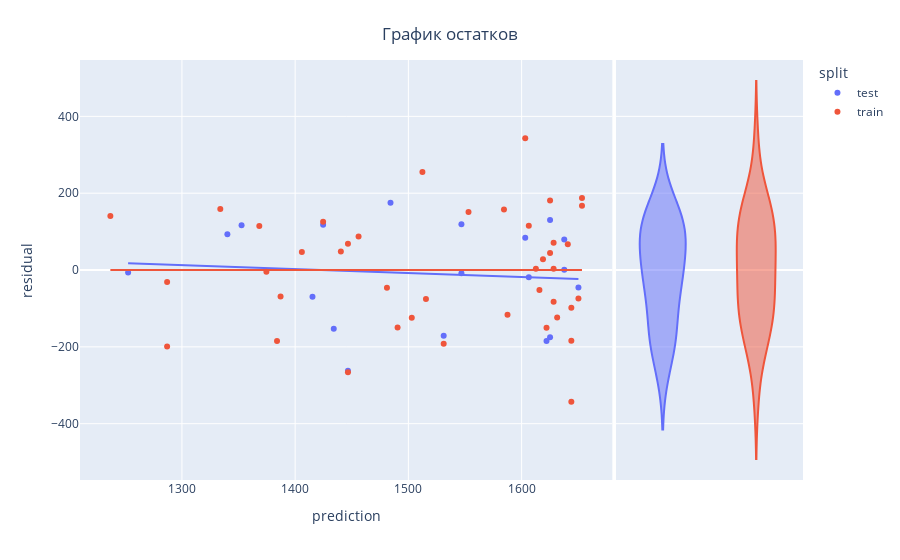

Notebook code for this chart:
### Markdown cell above
### Выводим график остатков

### Code cell
import plotly.express as px
x2_train, x2_test = train_test_split(df.index, test_size=.30, random_state=42)
df['split'] = 'train'
df.loc[x2_test, 'split'] = 'test'

x_2 = df[['hardness']]
x_2_train = df.loc[x2_train, ['hardness']]
y2_train = df.loc[x2_train, 'mortality']

model = LinearRegression()
model.fit(x_2_train, y2_train)
df['prediction'] = model.predict(x_2)
df['residual'] = df['prediction'] - df['mortality']

fig = px.scatter(df, x='prediction', y='residual', marginal_y='violin', color='split', 
                 trendline='ols')

fig.update_layout(title={'text': 'График остатков', 'y':0.95, 'x':0.5, 'xanchor': 'center', 
                         'yanchor': 'top'})
fig.show()

### Figure 1 — Plotly figure (JSON) as saved in the notebook; plotly's stock layout.template omitted (floating-point values rounded to 4 significant figures)
{"data": [{"hovertemplate": "split=test<br>prediction=%{x}<br>residual=%{y}<extra></extra>", "legendgroup": "test", "marker": {"color": "#636efa", "symbol": "circle"}, "mode": "markers", "name": "test", "orientation": "v", "showlegend": true, "type": "scatter", "x": [1340.0, 1625.0, 1638.0, 1622.0, 1638.0, 1603.0, 1425.0, 1547.0, 1547.0, 1531.0, 1484.0, 1252.0, 1650.0, 1353.0, 1625.0, 1434.0, 1447.0, 1606.0, 1415.0], "xaxis": "x", "y": [93.15, -174.9, 79.66, -185.0, 0.6556, 84.21, 117.7, -8.163, 118.8, -170.8, 175.2, -6.54, -45.82, 116.7, 130.1, -152.9, -262.4, -18.66, -69.69], "yaxis": "y"}, {"alignmentgroup": "True", "hovertemplate": "split=test<br>residual=%{y}<extra></extra>", "legendgroup": "test", "marker": {"color": "#636efa", "symbol": "circle"}, "name": "test", "offsetgroup": "test", "scalegroup": "y", "showlegend": false, "type": "violin", "xaxis": "x2", "y": [93.15, -174.9, 79.66, -185.0, 0.6556, 84.21, 117.7, -8.163, 118.8, -170.8, 175.2, -6.54, -45.82, 116.7, 130.1, -152.9, -262.4, -18.66, -69.69], "yaxis": "y2"}, {"hovertemplate": "<b>OLS trendline</b><br>residual = -0.103954 * prediction + 148.073<br>R<sup>2</sup>=0.009214<br><br>split=test<br>prediction=%{x}<br>residual=%{y} <b>(trend)</b><extra></extra>", "legendgroup": "test", "marker": {"color": "#636efa", "symbol": "circle"}, "mode": "lines", "name": "test", "showlegend": false, "type": "scatter", "x": [1252.0, 1340.0, 1353.0, 1415.0, 1425.0, 1434.0, 1447.0, 1484.0, 1531.0, 1547.0, 1547.0, 1603.0, 1606.0, 1622.0, 1625.0, 1625.0, 1638.0, 1638.0, 1650.0], "xaxis": "x", "y": [17.88, 8.76, 7.458, 0.947, -0.02966, -1.006, -2.308, -6.215, -11.1, -12.73, -12.73, -18.59, -18.91, -20.54, -20.86, -20.86, -22.17, -22.17, -23.47], "yaxis": "y"}, {"hovertemplate": "split=train<br>prediction=%{x}<br>residual=%{y}<extra></extra>", "legendgroup": "train", "marker": {"color": "#EF553B", "symbol": "circle"}, "mode": "markers", "name": "train", "orientation": "v", "showlegend": true, "type": "scatter", "x": [1616.0, 1653.0, 1613.0, 1425.0, 1406.0, 1440.0, 1631.0, 1368.0, 1606.0, 1287.0, 1603.0, 1531.0, 1375.0, 1644.0, 1641.0, 1384.0, 1237.0, 1619.0, 1553.0, 1622.0, 1644.0, 1588.0, 1625.0, 1584.0, 1650.0, 1334.0, 1653.0, 1387.0, 1628.0, 1625.0, 1516.0, 1644.0, 1456.0, 1512.0, 1447.0, 1628.0, 1490.0, 1628.0, 1481.0, 1503.0, 1287.0, 1447.0], "xaxis": "x", "y": [-52.27, 187.3, 3.602, 125.7, 46.91, 48.36, -123.6, 114.3, 115.3, -31.09, 343.2, -191.8, -4.405, -98.08, 66.79, -185.0, 140.8, 27.87, 151.1, -150.0, -184.1, -116.5, 44.13, 157.4, -73.82, 158.9, 167.3, -68.88, -82.74, 181.1, -75.48, -343.1, 87.02, 255.4, -266.4, 71.26, -149.5, 3.261, -45.93, -124.0, -199.1, 68.62], "yaxis": "y"}, {"alignmentgroup": "True", "hovertemplate": "split=train<br>residual=%{y}<extra></extra>", "legendgroup": "train", "marker": {"color": "#EF553B", "symbol": "circle"}, "name": "train", "offsetgroup": "train", "scalegroup": "y", "showlegend": false, "type": "violin", "xaxis": "x2", "y": [-52.27, 187.3, 3.602, 125.7, 46.91, 48.36, -123.6, 114.3, 115.3, -31.09, 343.2, -191.8, -4.405, -98.08, 66.79, -185.0, 140.8, 27.87, 151.1, -150.0, -184.1, -116.5, 44.13, 157.4, -73.82, 158.9, 167.3, -68.88, -82.74, 181.1, -75.48, -343.1, 87.02, 255.4, -266.4, 71.26, -149.5, 3.261, -45.93, -124.0, -199.1, 68.62], "yaxis": "y2"}, {"hovertemplate": "<b>OLS trendline</b><br>residual = -9.57567e-16 * prediction + 1.40687e-12<br>R<sup>2</sup>=0.000000<br><br>split=train<br>prediction=%{x}<br>residual=%{y} <b>(trend)</b><extra></extra>", "legendgroup": "train", "marker": {"color": "#EF553B", "symbol": "circle"}, "mode": "lines", "name": "train", "showlegend": false, "type": "scatter", "x": [1237.0, 1287.0, 1287.0, 1334.0, 1368.0, 1375.0, 1384.0, 1387.0, 1406.0, 1425.0, 1440.0, 1447.0, 1447.0, 1456.0, 1481.0, 1490.0, 1503.0, 1512.0, 1516.0, 1531.0, 1553.0, 1584.0, 1588.0, 1603.0, 1606.0, 1613.0, 1616.0, 1619.0, 1622.0, 1625.0, 1625.0, 1628.0, 1628.0, 1628.0, 1631.0, 1641.0, 1644.0, 1644.0, 1644.0, 1650.0, 1653.0, 1653.0], "xaxis": "x", "y": [2.226e-13, 1.746e-13, 1.746e-13, 1.296e-13, 9.66e-14, 9.061e-14, 8.161e-14, 7.861e-14, 6.062e-14, 4.263e-14, 2.763e-14, 2.164e-14, 2.164e-14, 1.264e-14, -1.135e-14, -2.035e-14, -3.234e-14, -4.134e-14, -4.434e-14, -5.933e-14, -8.032e-14, -1.103e-13, -1.133e-13, -1.283e-13, -1.313e-13, -1.373e-13, -1.403e-13, -1.433e-13, -1.463e-13, -1.493e-13, -1.493e-13, -1.523e-13, -1.523e-13, -1.523e-13, -1.553e-13, -1.643e-13, -1.673e-13, -1.673e-13, -1.673e-13, -1.733e-13, -1.763e-13, -1.763e-13], "yaxis": "y"}], "layout": {"legend": {"title": {"text": "split"}, "tracegroupgap": 0}, "margin": {"t": 60}, "title": {"text": "График остатков", "x": 0.5, "xanchor": "center", "y": 0.95, "yanchor": "top"}, "xaxis": {"anchor": "y", "domain": [0, 0.7363], "title": {"text": "prediction"}}, "xaxis2": {"anchor": "y2", "domain": [0.7413, 1], "matches": "x2", "showgrid": false, "showline": false, "showticklabels": false, "ticks": ""}, "yaxis": {"anchor": "x", "domain": [0, 1], "title": {"text": "residual"}}, "yaxis2": {"anchor": "x2", "domain": [0, 1], "matches": "y", "showgrid": true, "showticklabels": false}}}
